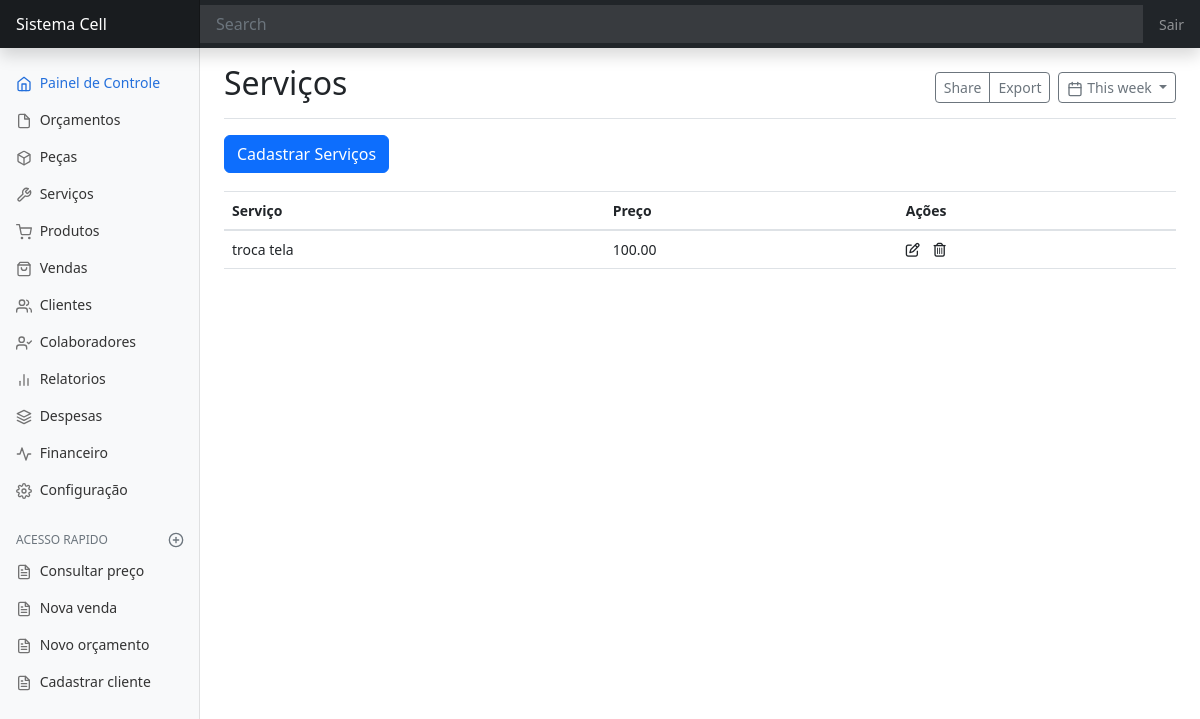
/servicos/, run on an earlier commit of the app's database.
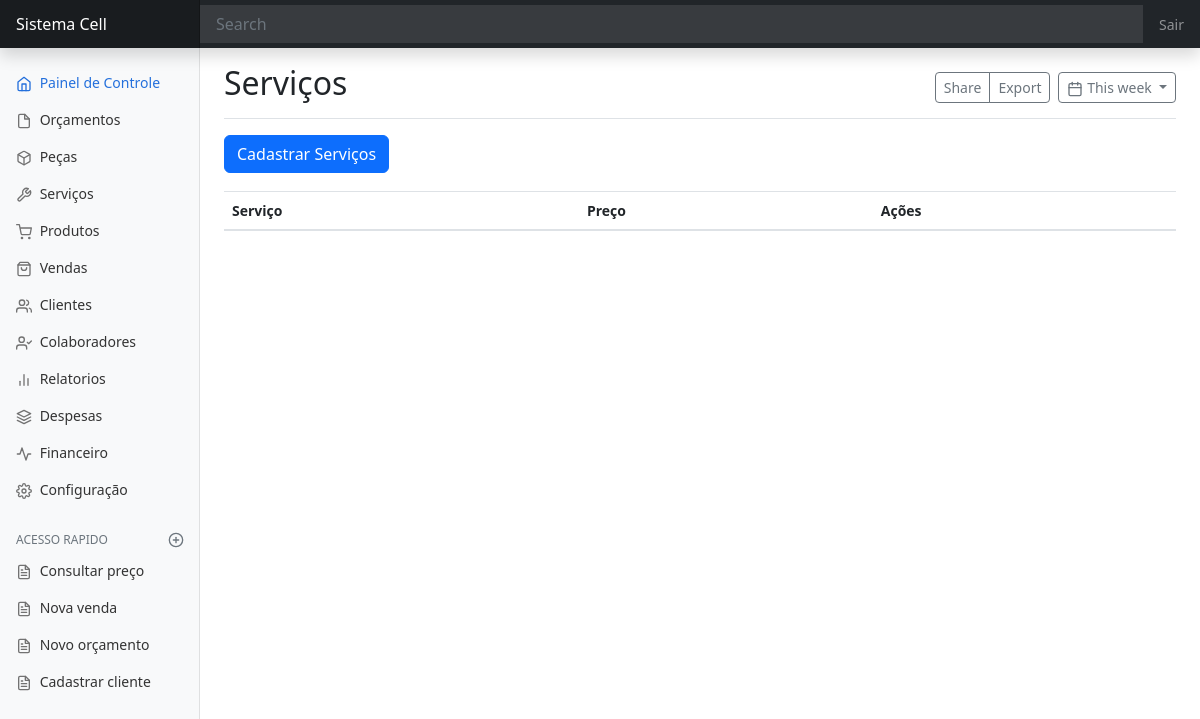
And on a later commit of the database.
### servico/models.py (models this page shows)
class Servico(models.Model):
    nome_servico = models.CharField(max_length=100)
    preco_servico = models.DecimalField(max_digits=9, decimal_places=2)

### servico/views.py (the view)
# urls.py: path('servicos/', ListaServicos.as_view(), name='servicos'),
class ListaServicos(ListView):
    model = Servico
    template_name = 'servico/pagina-inicial-servico.html'

### servico/templates/servico/pagina-inicial-servico.html (shortened to what this page needs)
{% extends 'dashboard/pagina-inicial.html' %}
{% block titulo %}Serviços{% endblock titulo %}
{% block conteudo %}
<a href=""
   class="btn btn-primary"
   data-toggle="modal"
   data-target="#staticBackdrop"
   hx-get="{% url 'cadastrar-servico' %}"
   hx-target="#adicionar-conteudo"
   hx-swap="innerHTML">
    Cadastrar Serviços</a>
<div style="padding-top:18px">
    <table class="table">
        <thead>
        <tr>
            <th>Serviço</th>
            <th>Preço</th>
            <th>Ações</th>
        </tr>
        </thead>
        <tbody id="servico-Tbody">
            {% include 'servico/tabela/tabela-servico.html' %}
        </tbody>
    </table>
</div>
{% endblock conteudo %}

### servico/templates/servico/tabela/linhas-tabela-servico.html
<tr id="trServico{{ object.pk }}">
    <td>{{ object.nome_servico }}</td>
    <td>{{ object.preco_servico }}</td>
    <td><span
            data-toggle="modal"
            data-target="#staticBackdrop"
            hx-get="{% url 'editar-servico' object.pk %}"
            hx-target="#adicionar-conteudo"
            hx-indicator=".htmx-indicator"
            hx-swap="innerHTML">
            <i class="fa-regular fa-pen-to-square"></i>
        </span>
        <span
            hx-get="{% url 'apagar-servico' object.pk %}"
            hx-confirm="Deseja mesmo apagar {{ object.nome_servico }}"
            hx-target="closest tr"
            hx-swap="outerHTML swap:300ms"
        >
                <i class="fa-regular fa-trash-can" style="padding-left:10px;"></i>
        </span>
    </td>
</tr>

What changed in the data, as far as the page shows it:
removed Servico: nome_servico "troca tela", preco_servico "100.00"
